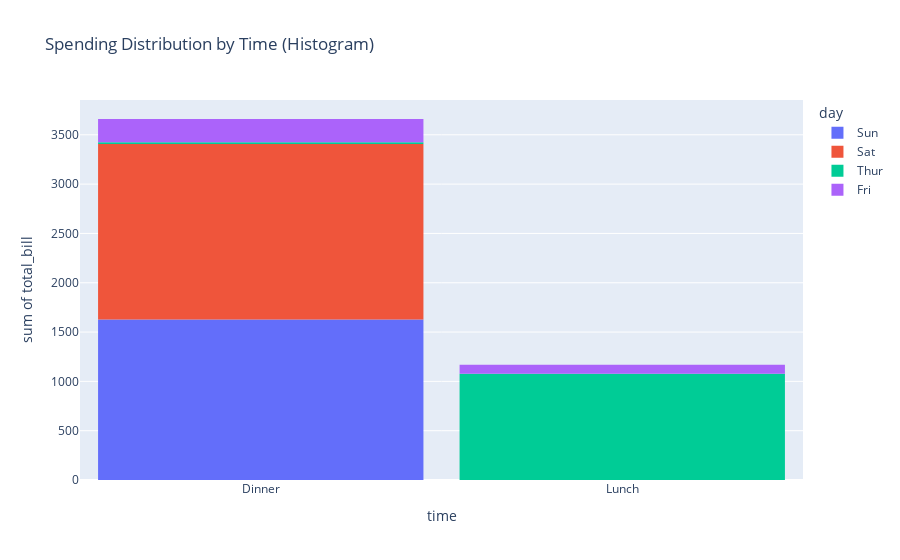

This figure's notebook cell:
### Code cell
# SUPPOSE YOU ARE SPENDING BY TIME

fig2 = px.histogram(tips_data, x = 'time', y = 'total_bill', title = 'Spending Distribution by Time (Histogram)', color = 'day', nbins = 10)

# Adjust spacing between bars for better readability
fig2.update_layout(bargap=0.1)  

fig2.show()

### Figure 1 — Plotly figure (JSON) as saved in the notebook; plotly's stock layout.template omitted (floating-point values rounded to 4 significant figures)
{"data": [{"alignmentgroup": "True", "bingroup": "x", "histfunc": "sum", "hovertemplate": "day=Sun<br>time=%{x}<br>sum of total_bill=%{y}<extra></extra>", "legendgroup": "Sun", "marker": {"color": "#636efa", "pattern": {"shape": ""}}, "name": "Sun", "nbinsx": 10, "offsetgroup": "Sun", "orientation": "v", "showlegend": true, "type": "histogram", "x": ["Dinner", "Dinner", "Dinner", "Dinner", "Dinner", "Dinner", "Dinner", "Dinner", "Dinner", "Dinner", "Dinner", "Dinner", "Dinner", "Dinner", "Dinner", "Dinner", "Dinner", "Dinner", "Dinner", "Dinner", "Dinner", "Dinner", "Dinner", "Dinner", "Dinner", "Dinner", "Dinner", "Dinner", "Dinner", "Dinner", "Dinner", "Dinner", "Dinner", "Dinner", "Dinner", "Dinner", "Dinner", "Dinner", "Dinner", "Dinner", "Dinner", "Dinner", "Dinner", "Dinner", "Dinner", "Dinner", "Dinner", "Dinner", "Dinner", "Dinner", "Dinner", "Dinner", "Dinner", "Dinner", "Dinner", "Dinner", "Dinner", "Dinner", "Dinner", "Dinner", "Dinner", "Dinner", "Dinner", "Dinner", "Dinner", "Dinner", "Dinner", "Dinner", "Dinner", "Dinner", "Dinner", "Dinner", "Dinner", "Dinner", "Dinner", "Dinner"], "xaxis": "x", "y": [16.99, 10.34, 21.01, 23.68, 24.59, 25.29, 8.77, 26.88, 15.04, 14.78, 10.27, 35.26, 15.42, 18.43, 14.83, 21.58, 10.33, 16.29, 16.97, 17.46, 13.94, 9.68, 30.4, 18.29, 22.23, 32.4, 28.55, 18.04, 12.54, 10.29, 34.81, 9.94, 25.56, 19.49, 38.07, 23.95, 25.71, 17.31, 29.93, 14.07, 13.13, 17.26, 24.55, 19.77, 29.85, 48.17, 25, 13.39, 16.49, 21.5, 12.66, 16.21, 13.81, 17.51, 24.52, 20.76, 31.71, 7.25, 31.85, 16.82, 32.9, 17.89, 14.48, 9.6, 34.63, 34.65, 23.33, 45.35, 23.17, 40.55, 20.69, 20.9, 30.46, 18.15, 23.1, 15.69], "yaxis": "y"}, {"alignmentgroup": "True", "bingroup": "x", "histfunc": "sum", "hovertemplate": "day=Sat<br>time=%{x}<br>sum of total_bill=%{y}<extra></extra>", "legendgroup": "Sat", "marker": {"color": "#EF553B", "pattern": {"shape": ""}}, "name": "Sat", "nbinsx": 10, "offsetgroup": "Sat", "orientation": "v", "showlegend": true, "type": "histogram", "x": ["Dinner", "Dinner", "Dinner", "Dinner", "Dinner", "Dinner", "Dinner", "Dinner", "Dinner", "Dinner", "Dinner", "Dinner", "Dinner", "Dinner", "Dinner", "Dinner", "Dinner", "Dinner", "Dinner", "Dinner", "Dinner", "Dinner", "Dinner", "Dinner", "Dinner", "Dinner", "Dinner", "Dinner", "Dinner", "Dinner", "Dinner", "Dinner", "Dinner", "Dinner", "Dinner", "Dinner", "Dinner", "Dinner", "Dinner", "Dinner", "Dinner", "Dinner", "Dinner", "Dinner", "Dinner", "Dinner", "Dinner", "Dinner", "Dinner", "Dinner", "Dinner", "Dinner", "Dinner", "Dinner", "Dinner", "Dinner", "Dinner", "Dinner", "Dinner", "Dinner", "Dinner", "Dinner", "Dinner", "Dinner", "Dinner", "Dinner", "Dinner", "Dinner", "Dinner", "Dinner", "Dinner", "Dinner", "Dinner", "Dinner", "Dinner", "Dinner", "Dinner", "Dinner", "Dinner", "Dinner", "Dinner", "Dinner", "Dinner", "Dinner", "Dinner", "Dinner", "Dinner"], "xaxis": "x", "y": [20.65, 17.92, 20.29, 15.77, 39.42, 19.82, 17.81, 13.37, 12.69, 21.7, 19.65, 9.55, 18.35, 15.06, 20.69, 17.78, 24.06, 16.31, 16.93, 18.69, 31.27, 16.04, 38.01, 26.41, 11.24, 48.27, 20.29, 13.81, 11.02, 18.29, 17.59, 20.08, 16.45, 3.07, 20.23, 15.01, 12.02, 17.07, 26.86, 25.28, 14.73, 10.51, 17.92, 44.3, 22.42, 20.92, 15.36, 20.49, 25.21, 18.24, 14.31, 14, 7.25, 10.59, 10.63, 50.81, 15.81, 26.59, 38.73, 24.27, 12.76, 30.06, 25.89, 48.33, 13.27, 28.17, 12.9, 28.15, 11.59, 7.74, 30.14, 20.45, 13.28, 22.12, 24.01, 15.69, 11.61, 10.77, 15.53, 10.07, 12.6, 32.83, 35.83, 29.03, 27.18, 22.67, 17.82], "yaxis": "y"}, {"alignmentgroup": "True", "bingroup": "x", "histfunc": "sum", "hovertemplate": "day=Thur<br>time=%{x}<br>sum of total_bill=%{y}<extra></extra>", "legendgroup": "Thur", "marker": {"color": "#00cc96", "pattern": {"shape": ""}}, "name": "Thur", "nbinsx": 10, "offsetgroup": "Thur", "orientation": "v", "showlegend": true, "type": "histogram", "x": ["Lunch", "Lunch", "Lunch", "Lunch", "Lunch", "Lunch", "Lunch", "Lunch", "Lunch", "Lunch", "Lunch", "Lunch", "Lunch", "Lunch", "Lunch", "Lunch", "Lunch", "Lunch", "Lunch", "Lunch", "Lunch", "Lunch", "Lunch", "Lunch", "Lunch", "Lunch", "Lunch", "Lunch", "Lunch", "Lunch", "Lunch", "Lunch", "Lunch", "Lunch", "Lunch", "Lunch", "Lunch", "Lunch", "Lunch", "Lunch", "Lunch", "Lunch", "Lunch", "Lunch", "Lunch", "Lunch", "Lunch", "Lunch", "Lunch", "Lunch", "Lunch", "Lunch", "Lunch", "Lunch", "Lunch", "Lunch", "Lunch", "Lunch", "Lunch", "Lunch", "Lunch", "Dinner"], "xaxis": "x", "y": [27.2, 22.76, 17.29, 19.44, 16.66, 10.07, 32.68, 15.98, 34.83, 13.03, 18.28, 24.71, 21.16, 10.65, 12.43, 24.08, 11.69, 13.42, 14.26, 15.95, 12.48, 29.8, 8.52, 14.52, 11.38, 22.82, 19.08, 20.27, 11.17, 12.26, 18.26, 8.51, 10.33, 14.15, 16, 13.16, 17.47, 34.3, 41.19, 27.05, 16.43, 8.35, 18.64, 11.87, 9.78, 7.51, 19.81, 28.44, 15.48, 16.58, 7.56, 10.34, 43.11, 13, 13.51, 18.71, 12.74, 13, 16.4, 20.53, 16.47, 18.78], "yaxis": "y"}, {"alignmentgroup": "True", "bingroup": "x", "histfunc": "sum", "hovertemplate": "day=Fri<br>time=%{x}<br>sum of total_bill=%{y}<extra></extra>", "legendgroup": "Fri", "marker": {"color": "#ab63fa", "pattern": {"shape": ""}}, "name": "Fri", "nbinsx": 10, "offsetgroup": "Fri", "orientation": "v", "showlegend": true, "type": "histogram", "x": ["Dinner", "Dinner", "Dinner", "Dinner", "Dinner", "Dinner", "Dinner", "Dinner", "Dinner", "Dinner", "Dinner", "Dinner", "Lunch", "Lunch", "Lunch", "Lunch", "Lunch", "Lunch", "Lunch"], "xaxis": "x", "y": [28.97, 22.49, 5.75, 16.32, 22.75, 40.17, 27.28, 12.03, 21.01, 12.46, 11.35, 15.38, 12.16, 13.42, 8.58, 15.98, 13.42, 16.27, 10.09], "yaxis": "y"}], "layout": {"bargap": 0.1, "barmode": "relative", "legend": {"title": {"text": "day"}, "tracegroupgap": 0}, "title": {"text": "Spending Distribution by Time (Histogram)"}, "xaxis": {"anchor": "y", "domain": [0, 1], "title": {"text": "time"}}, "yaxis": {"anchor": "x", "domain": [0, 1], "title": {"text": "sum of total_bill"}}}}
